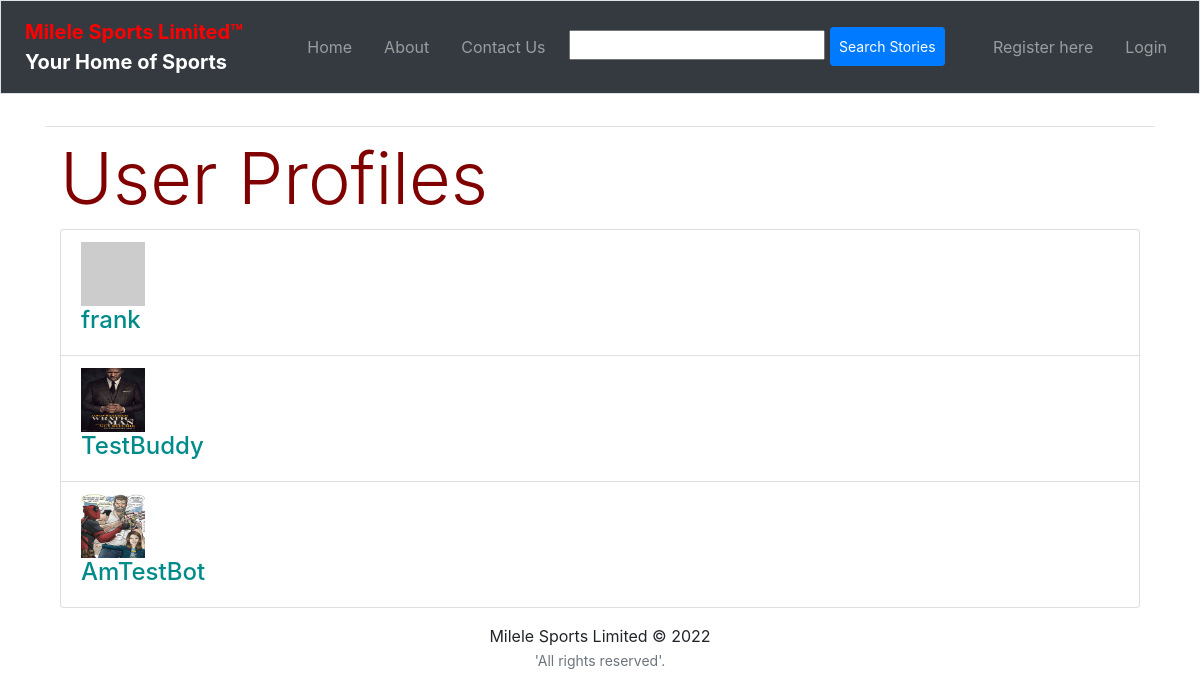
Before: /profile/ with the older database file.
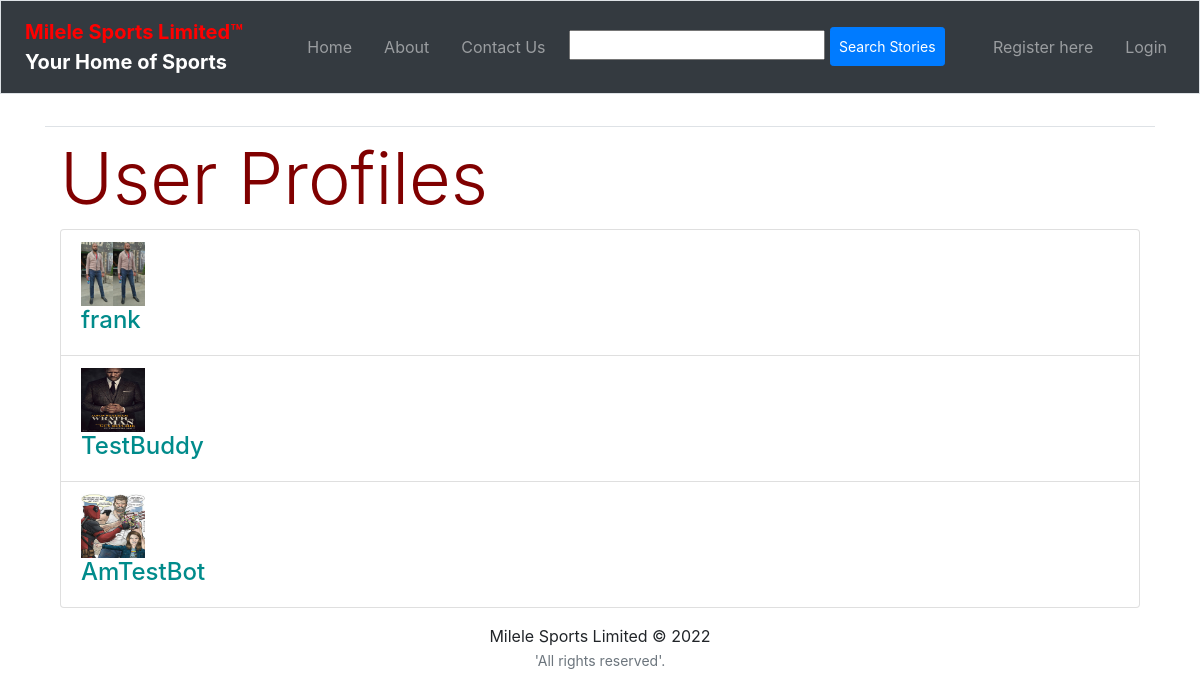
After: the same page with the newer database file.
### sportsApp/models.py (models this page shows, shortened)
class UserProfile(models.Model):
    user = models.OneToOneField(User, on_delete=models.CASCADE)
    picture = models.ImageField(upload_to='profile_images', blank=True)
    fav_sport = models.CharField(max_length=20, blank=True)
    message = models.TextField(blank=True)

### sportsApp/views.py (the view)
class ListProfileView(generic.ListView):
    model = UserProfile
    template_name = 'sportsApp/list_profiles.html'
    context_object_name = 'userprofile_list'

### templates/sportsApp/list_profiles.html (shortened to what this page needs)
{% extends 'sportsApp/base.html' %}
{% load static %}
{% block body_block %}
<div class="container">
<h1 class="display-3 txtmaroon txtbold">User Profiles</h1>
<div class="panel">
    {% if userprofile_list %}
    <div class="panel-heading">
        <div class="panel-body">
            <div class="list-group">
                {% for listuser in userprofile_list %}
                <div class="list-group-item">
                    {% if listuser.picture %}
                    <img width="64" height="64"
                    src="{{ MEDIA_URL}}{{listuser.picture}}"/>
                    {% else %}
                    <img src="https://via.placeholder.com/64x64.png?text=IMAGE">
                    {% endif %}
                    <h4 class="list-group-item-heading">
                    <a class="txtcyan" href=
                    "{% url 'sportsApp:profile' listuser.user.username %}">
                    {{ listuser.user.username }}</a>
                    </h4>
                </div>
                {% endfor %}
            </div>
        </div>
    </div>
    {% else %}
    <p>There are no users for the site.</p>
    {% endif %}
</div>
</div>
{% endblock %}

Changed rows visible on the page:
changed UserProfile "frank": picture: picture added
